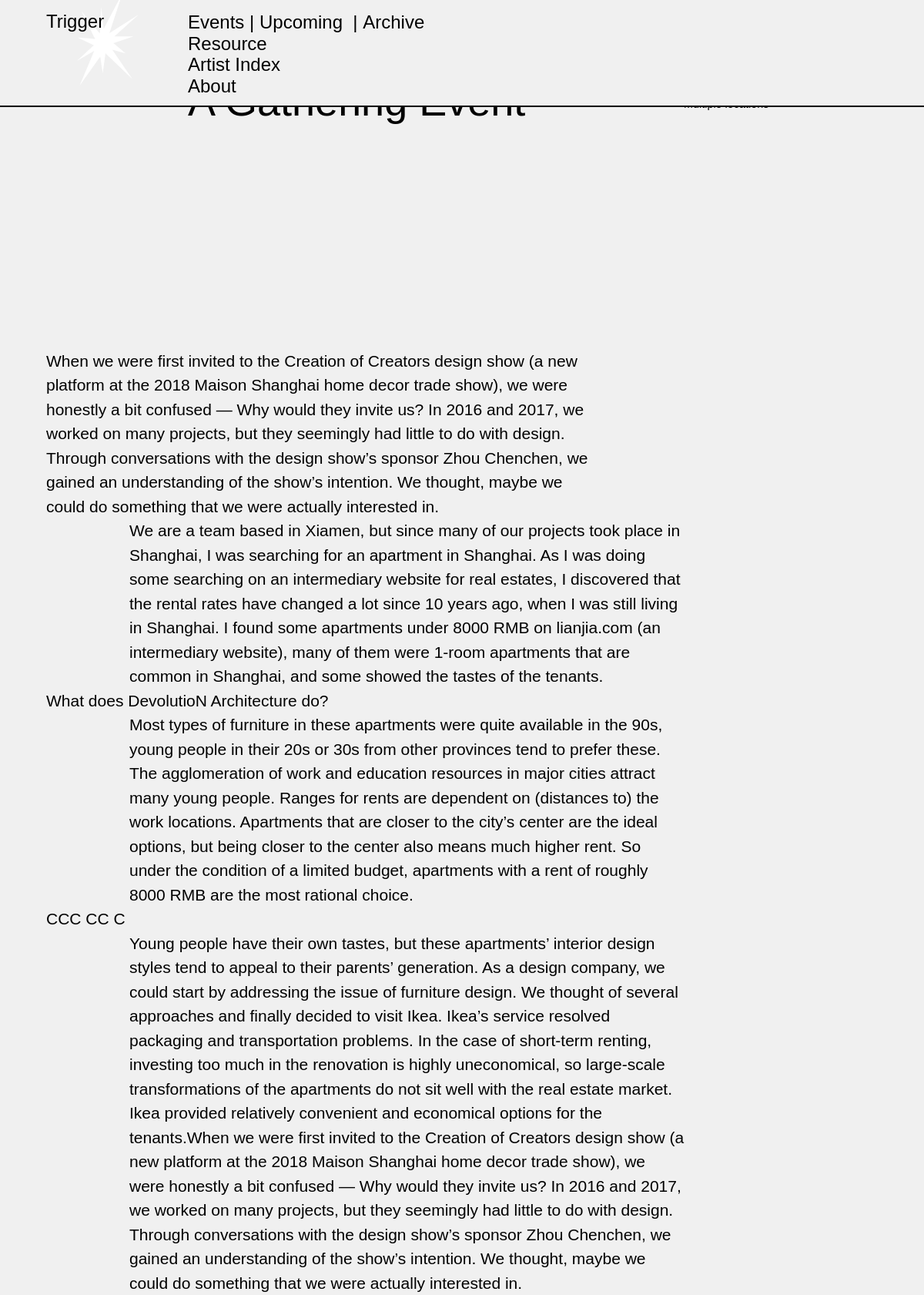
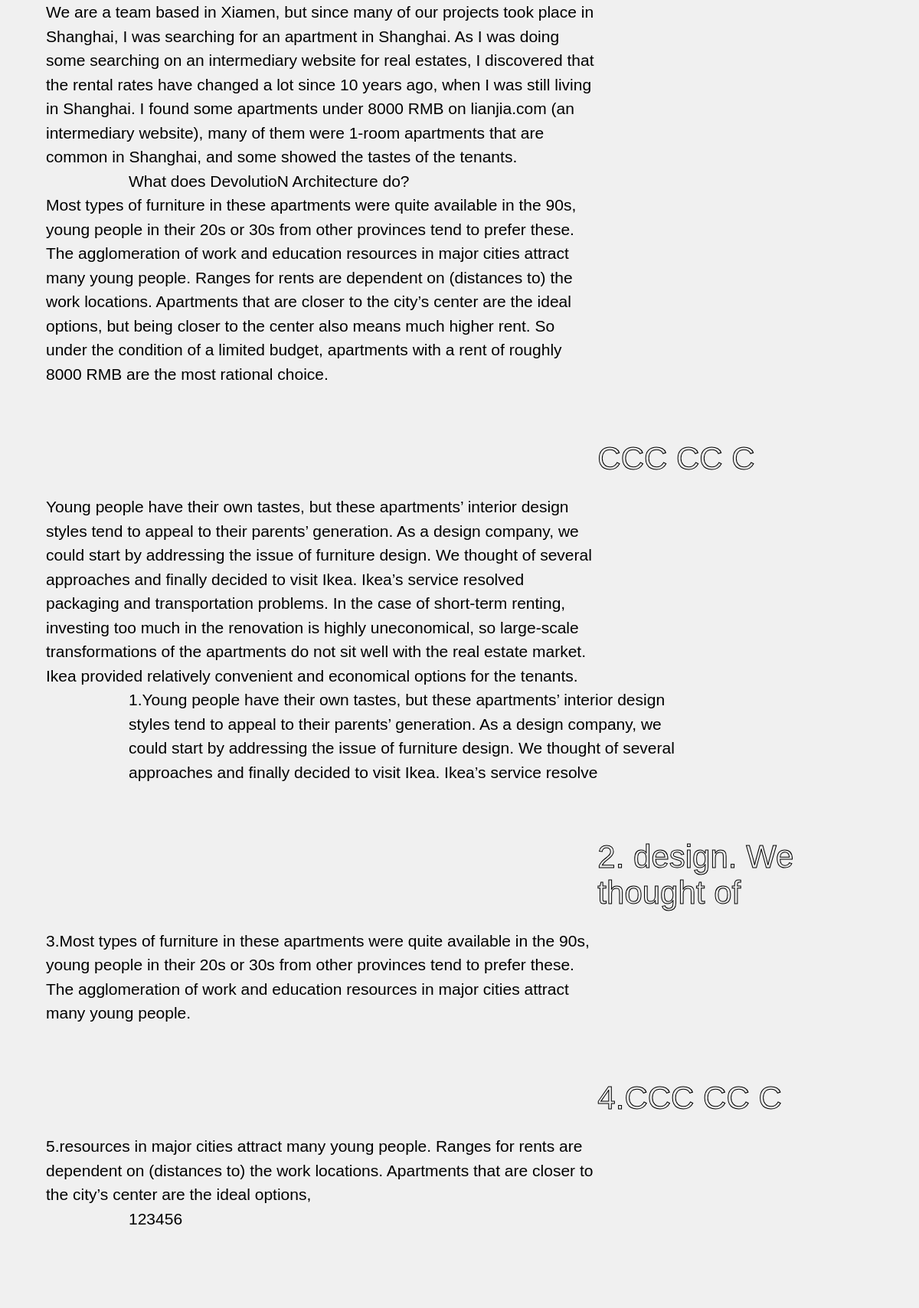
Screenshot of /events/archive/aa2-ww (upper part) with the database file from the repository (2 pictures, top to bottom).
### tables this page shows
CREATE TABLE `objects` (
  `id` int(10) unsigned NOT NULL AUTO_INCREMENT,
  `active` int(1) unsigned NOT NULL DEFAULT '1',
  `created` datetime DEFAULT NULL,
  `modified` datetime DEFAULT NULL,
  `rank` int(10) unsigned DEFAULT NULL,
  `name1` tinytext,
  `name2` tinytext,
  `url` tinytext,
  `email` tinytext,
  `begin` datetime DEFAULT NULL,
  `end` datetime DEFAULT NULL,
  `date` datetime DEFAULT NULL,
  `head` tinytext,
  `main_two` mediumblob,
  `notes` mediumblob,
  `event_date` datetime DEFAULT NULL,
  `location` text,
  `cato` tinytext,
  `event_time` datetime DEFAULT NULL,
  `main_one` mediumblob,
  `website` text,
  `exhibit` text,
  `reading` text,
  `qanda` mediumblob,
  `thumbnail` tinytext,
  `reading_fromid` int(10) DEFAULT NULL,
  `reading_toid` int(10) DEFAULT NULL,
  PRIMARY KEY (`id`)
);

### controller/nav_controller.php (called while the page is built)
<?
$menu_items = $oo->children(0);
foreach($menu_items as $key => $mi){
	if($mi['url'] == 'events'){
		$menu_items[$key]['submenu'] = $oo->children($mi['id']);
	}
}
require_once('views/nav.php');

### controller/head_controller.php (called while the page is built, shortened)
<?
$oo = new Objects();
$uu = new URL();
if($uu->id)
    $item = $oo->get($uu->id);
else
    $item = $oo->get(0);
$item = $oo->get($uu->id);
require_once('views/head.php');
?>

### open-records-generator/models/objects.php (called while the page is built, shortened)
<?
class Objects extends Model
{
	public function children($o)
	{
		$fields = array("objects.*");
		$tables = array("objects", "wires");
		$where	= array("wires.fromid = '".$o."'",
						"wires.active = 1",
						"wires.toid = objects.id",
						"objects.active = '1'");
		$order 	= array("objects.rank", "objects.begin", "objects.end", "objects.name1");
		return $this->get_all($fields, $tables, $where, $order);
	}
	public function urls_to_ids($u)
	{
		$objects = array();
		for($i = 0; $i < count($u); $i++)
		{
			$fields = array("objects.id",
							"objects.name1");
			$tables = array("objects", "wires");
			$where 	= array("wires.toid = objects.id",
							"objects.url = '".$u[$i]."'",
							"wires.active = '1'",
							"objects.active = '1'");
            $order 	= array("objects.rank", "objects.begin", "objects.end", "objects.name1");
			$tmp = $this->get_all($fields, $tables, $where, $order);
			$fromid = $tmp[0]['id'];
			$objects[] = $fromid;
		}
		return $objects;
	}
}
?>

### open-records-generator/models/model.php (called while the page is built, shortened)
<?
class Model
{
	public static function get($id)
	{
		global $db;
		$sql = "SELECT *
				FROM " . static::table_name . "
				WHERE id = $id
				LIMIT 1";
		$res = $db->query($sql);
		$item = $res->fetch_assoc();
		return $item;
	}
	public static function get_all(	$fields = array("*"),
									$tables = array("objects"),
									$where = array(),
									$order = array(),
									$limit = '',
									$descending = FALSE,
									$distinct = TRUE)
	{
		global $db;
		$sql = "SELECT ";
		if($distinct)
			$sql .= "DISTINCT ";
		$sql .= implode(", ", $fields) . " ";
		$sql .= "FROM " . implode(", ", $tables) . " ";
		if (!empty($where))
			$sql .= "WHERE " . implode(" AND ", $where) . " ";
		if (!empty($order))
			$sql .= "ORDER BY " . implode(", ", $order) . " ";
		$res = $db->query($sql);
		$items = array();
		while ($obj = $res->fetch_assoc())
			$items[] = $obj;
		return $items;
	}
}
?>

### controller/archive_controller.php (called while the page is built, shortened)
<?
$thisEvent = $item;
$this_main2 = $thisEvent["main_two"];
require_once("views/archive.php");
?>

### open-records-generator/config/config.php (called while the page is built, shortened)
<?php
$root = $_SERVER["DOCUMENT_ROOT"]."/";
$admin_root = $root . "open-records-generator/";
$models_root = $admin_root . "models/";
require_once($models_root."model.php");
require_once($models_root."objects.php");
spl_autoload_register(function ($class) {
	$file = strtolower(preg_replace('#\\\|_(?!.+\\\)#','/', $class) . '.php');
});
?>

### open-records-generator/config/url.php (called while the page is built, shortened)
<?php
class URL extends URL_Base {
	function __construct($urls=null) {
		global $oo;
		if (!$urls) {
           	 	$script = explode('/', rtrim($_SERVER['SCRIPT_NAME'], '/'));
        		$urls = explode('/', rtrim($_SERVER['REQUEST_URI'], '/'));
        		while($script[0] == $urls[0]) {
	                array_shift($script);
            		array_shift($urls);
        		}
        	}
		try {
			$ids = $oo->urls_to_ids($urls);
		}
		catch(Exception $e) {
			$urls = array_slice($urls, 0, $e->getMessage());
			$ids = $oo->urls_to_ids($urls);
		}
		$id = $ids[count($ids)-1];
		$this->id = $id;
	}
}
?>

### views/archive.php (the view, shortened to what this page needs)
<div id = "main_ctner_archive" class = "main_ctner">
	<div id = "title_title" class = "section_title">
		<h6 id = "cato"><? echo $this_cat;  ?></h6>
		<h4 id = "title"><? echo $this_title; ?></h4>
		<div id = "info">
			<h6 id = "time"><? echo $this_date.'&nbsp;&nbsp;'.$this_time; ?></h6>
			<h6 id = "location">Multiple locations</h6>
		</div>
	</div>
	<div id = "intro_content" class = "section_content bodyText"><? echo $this_main2; ?></div>
</div>

### views/nav.php (shortened to what this page needs)
<div id = "nav" class = "<? echo ($uri[1] == "") ? "" : "folded" ?>">
	<div id = "title" >
		<h1 class = 'logo_explodeCtner'><a href = "/">Trigger</a></h1>
	</div>
	<div id = "menu_ctner">
		<? foreach($menu_items as $mi){
			$this_url = strtolower($mi['url']);
		?>
			<div id = "menu_btn_<? echo $this_url; ?>" class = "menu_btn" >
				<a class = "<?
					if($this_item == 'events') echo ($uri[1] == $this_url || $uri[1] == '') ? 'active' : '' ;
					else echo ($uri[1] == $this_url) ? 'active' : '' ;
					?> explodeCtner"  href = "/<? echo $this_url; ?>">
					<svg class = 'explode'></svg><? echo $mi['name1'] ?>
				</a>
				<? if(isset($mi['submenu'])){
						foreach($mi['submenu'] as $si){
							$this_sub_name = $si['name1'];
							$this_sub_url = strtolower($si['url']);
							?>
							<a class = "<? echo ($uri[2] == $this_sub_url) ? 'active' : '' ?> explodeCtner"  href = "/<? echo $this_url; ?>/<? echo $this_sub_url; ?>">
								<svg class = 'explode'></svg>&nbsp;|&nbsp;<? echo $this_sub_name; ?>&nbsp;</a>
					<? } ?>
				<? } ?>
			</div>
		<? } ?>
	</div>
</div>

### style/exe.css (style rules this page uses)
* { padding: 0; margin: 0; -webkit-box-sizing: border-box; -moz-box-sizing: border-box; box-sizing: border-box; position: relative; position: -webkit-relative; }
html { font-size: 1vw; font-family: neue-haas-grotesk-text, sans-serif; font-weight: 400; font-style: normal; }
body { background-color: #f0f0f0; color: black; }
h1 { font-weight: 400; font-size: 2rem; line-height: 1.05em; }
h4 { font-weight: 400; font-size: 2rem; line-height: 1.05em; }
h6 { font-weight: 500; font-size: 1.2rem; line-height: 1.5em; }
a { color: #000; text-decoration: none; font-style: normal; }
.explode { position: absolute; position: -webkit-absolute; pointer-events: none; z-index: -1; }
#nav { display: grid; grid-template-columns: repeat(12, 1fr); grid-gap: 2vw; position: fixed; position: -webkit-fixed; top: 0; left: 0; z-index: 1000; width: 100vw; max-width: 100%; padding: 1.25vw 5vw 1vw 5vw; background-color: #f0f0f0; }
#nav #title { grid-column: 1/2 span; }
#nav #title a { font-style: normal; }
#nav #menu_ctner { grid-column: 3/8 span; }
#nav #menu_ctner a { font-size: 2rem; line-height: 1.15em; display: inline-block; max-height: 5vw; -webkit-transition: max-height 0.35s; -moz-transition: max-height 0.35s; -ms-transition: max-height 0.35s; -o-transition: max-height 0.35s; transition: max-height 0.35s; }
#nav #menu_ctner a.active { font-style: normal; }
#nav #menu_ctner .menu_btn { cursor: pointer; display: flex; }
#nav.folded { border-bottom: none; }
#nav.folded #menu_ctner a:not(.active) { max-height: 0; overflow: hidden; }
.logo_explodeCtner .explode { width: 100%; height: 10vw; top: -2vw; }
.main_ctner { margin-bottom: 6vw; border-bottom: 2px solid #000; padding-top: 15vw; }
.section_title { position: -webkit-sticky; position: sticky; cursor: pointer; display: grid; grid-template-columns: repeat(12, 1fr); grid-gap: 0.5vw 2vw; border-bottom: 2px solid black; padding: 0.5vw 0; width: 100%; padding: 0 5vw; -webkit-transition: padding 0.1s, transform 0.15s; -moz-transition: padding 0.1s, transform 0.15s; -ms-transition: padding 0.1s, transform 0.15s; -o-transition: padding 0.1s, transform 0.15s; transition: padding 0.1s, transform 0.15s; z-index: 500; background-color: #f0f0f0; }
.section_title:first-of-type { margin-top: 0; }
.section_content { padding: 3vw 5vw 6vw 5vw; }
#title_title { width: 100vw; max-width: 100%; background-color: #f0f0f0; z-index: 500; border-bottom: none; padding-top: 4vw; -webkit-transition: padding-top 0.1s; -moz-transition: padding-top 0.1s; -ms-transition: padding-top 0.1s; -o-transition: padding-top 0.1s; transition: padding-top 0.1s; }
#title_title #title { grid-column: 3/7 span; font-size: 4.5rem; -webkit-transition: all 0.25s; -moz-transition: all 0.25s; -ms-transition: all 0.25s; -o-transition: all 0.25s; transition: all 0.25s; }
#title_title #cato { grid-column: 1/2 span; grid-row: 1/1 span; margin-bottom: 0.5vw; }
.bodyText .content_section div { line-height: 1.5em; font-size: 1.75rem; padding: 0; }
.bodyText .content_section div:nth-of-type(even) { grid-column: 2/8 span; }
.bodyText .content_section div:nth-of-type(odd) { grid-column: 1/8 span; }
#main_ctner_archive { padding-top: 0; }
#main_ctner_archive .section_content { background-color: #f0f0f0; }
#main_ctner_archive .section_content:nth-of-type(2) { margin-top: 20vw; }
#main_ctner_archive .section_content .subtitle { font-weight: 500; font-size: 3.5rem; line-height: 1.1em; grid-column: 8/5 span; position: sticky; margin-left: 66.7%; top: 10vw; margin-bottom: 2vw; color: black; -webkit-text-fill-color: transparent; -webkit-text-stroke-width: 1px; -webkit-text-stroke-color: black; }
#main_ctner_archive #title_title { template-grid-rows: auto auto; }
#main_ctner_archive #title_title #info { grid-column: 10/3 span; }
#intro_content .content_section div { font-size: 1.75rem; width: 66.7%; }
#intro_content .content_section div:nth-of-type(even) { margin-left: 10%; }

### rows the page displays
objects: name1 "Events"
objects: name1 "Upcoming"
objects: name1 "Archive"
objects: name1 "Resource"
objects: name1 "Artist Index"
objects: name1 "About"
objects: main_two "When we were first invited to the Creation of Creators design show (a new platform at the 2018 Maison Shanghai home decor trade show), we were honestly a bit confused — Why would they invite us? In 2016 and 2017, we worked on many projects, but they seemingly had little to do with design. Through conversations with the design show’s sponsor Zhou Chenchen, we gained an understanding of the show’s intention. We thought, maybe we could do something that we were actually interested in. We are a team based in Xiamen, but since many of our projects took place in Shanghai, I was searching for an apartment in Shanghai. As I was doing some searching on an intermediary website for real estates, I…"
